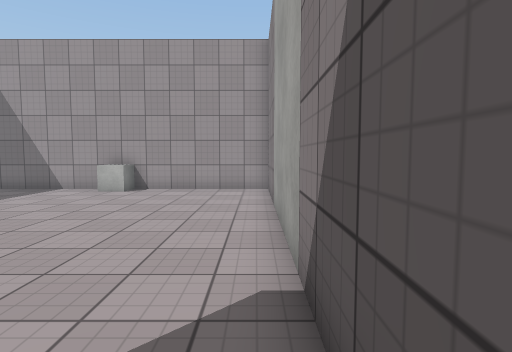
[1] (above)

15 first-person views from a walk through a 3-D level made in the Unity game engine. The camera is 1.4 m above the floor, tilts 4° down and sees 80° across. The floor is counted in squares, 1 m on a side. Each view is taken from the middle of a square. On the plan, view 1 faces up. The plan holds only what a view shows up to about 14 squares ahead; the rest is blank. The place goes on beyond the plan. The player character is not drawn. Some animated figures are not drawn. Surface patterns are stand-ins for the level's own textures.

[2]
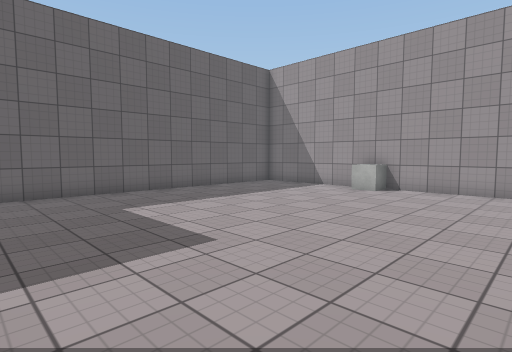

[3]
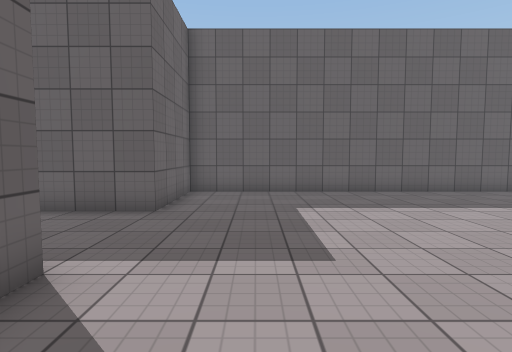

[4]
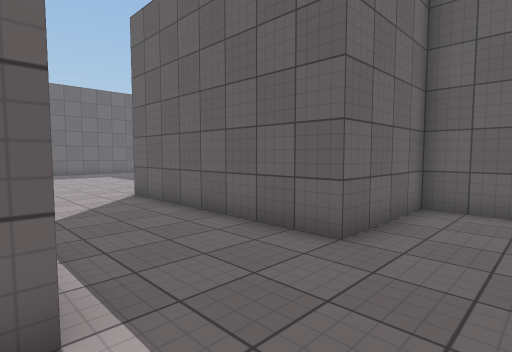

[5]
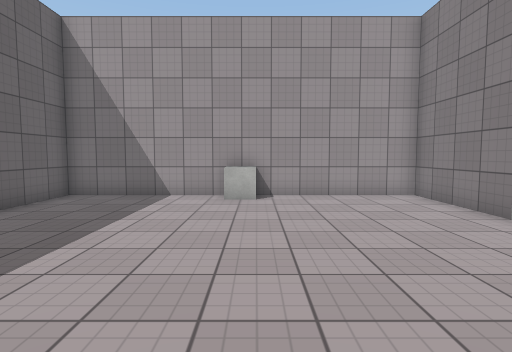

[6]
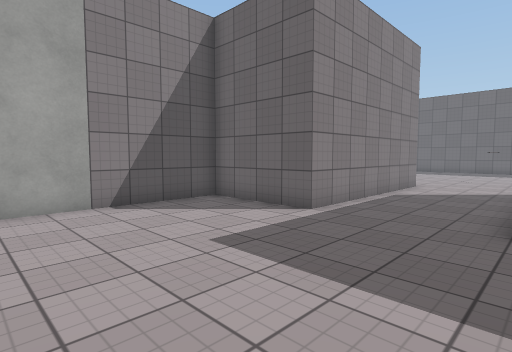

[7]
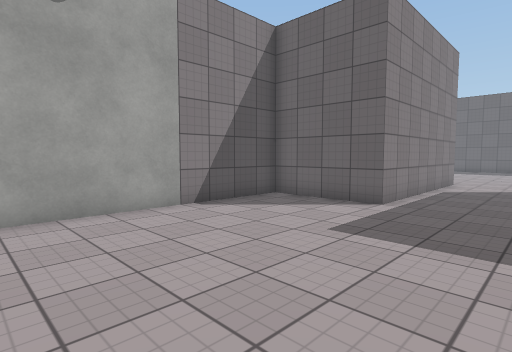

[8]
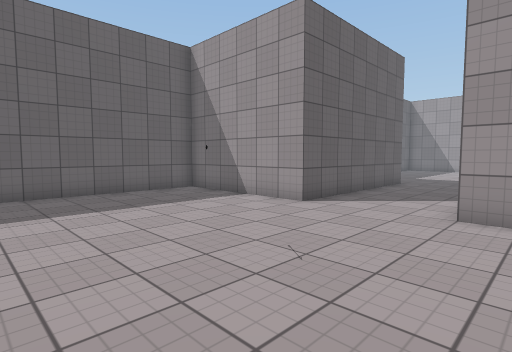

[9]
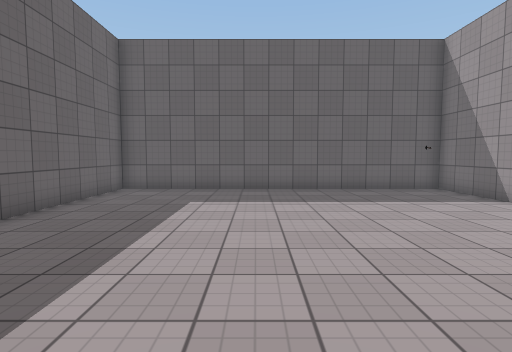

[10]
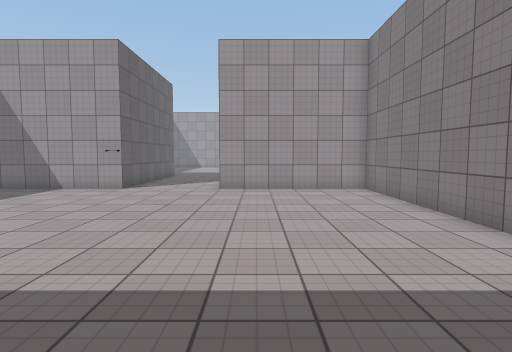

[11]
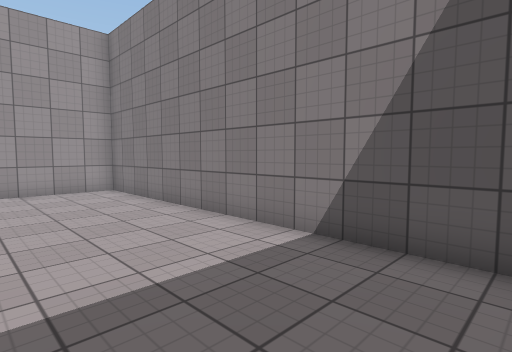

[12]
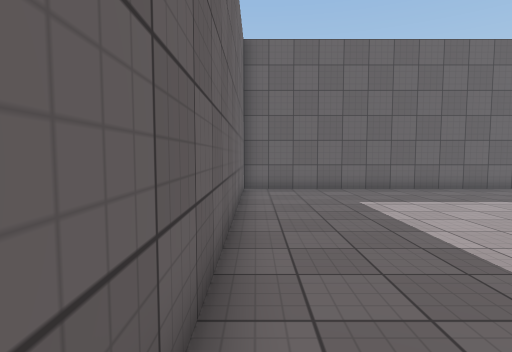

[13]
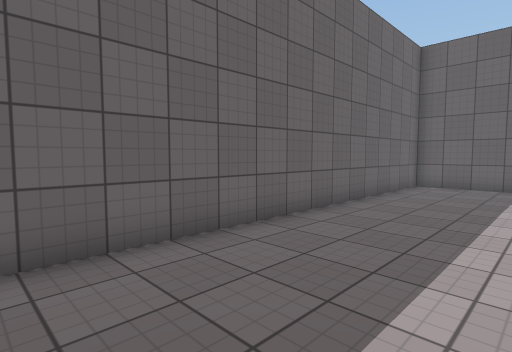

[14]
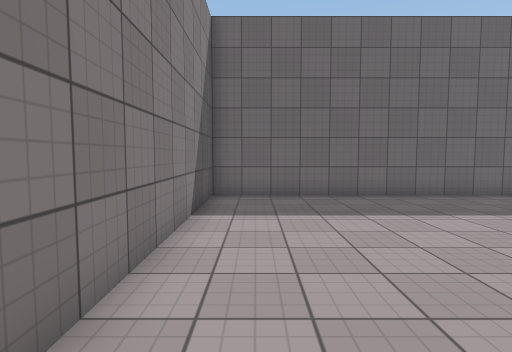

[15]
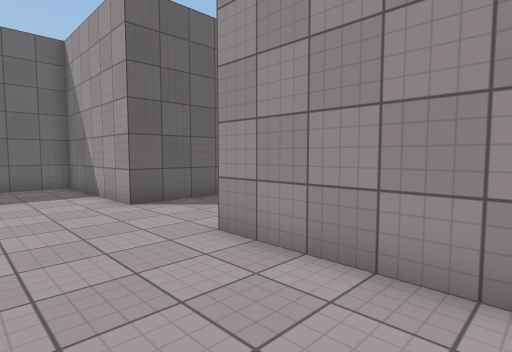

### Floor plan
Points are (right, up) in squares from view 1. A wall is a line through its corners. A room is listed if a view was taken in it or the views show most of it. See-through windows are left out.
Room 1 (views 1, 2, 3, 4, 5, 6, 7)
walls: (-3.5, -8.5) (-3.5, -0.5) (0.5, -0.5) (0.5, 12.5) (-11.5, 12.5) (-11.5, -0.5) (-7.5, -0.5) (-7.5, -8.5)
ways out: opening at (-5.5, -8.2) to room 2
objects: cube (-6, 12) to (-5, 12)
Room 2 (views 8, 9, 10, 11, 12, 13, 14, 15)
walls: (-7.5, -8.5) (-13.5, -8.5) (-13.5, -21.5) (2.5, -21.5) (2.5, -8.5) (-3.5, -8.5)
ways out: opening at (-5.5, -8.2) to room 1

Positions as (right, up) in squares from view 1, and headings:
1: (0, 0), facing up
2: (0, 0), facing up-left
3: (0, 2), facing left
4: (-3, 2), facing down-left
5: (-5, 2), facing up
6: (-8, 6), facing down-right
7: (-7, 8), facing down-right
8: (-2, -16), facing up-left
9: (-1, -16), facing left
10: (-2, -21), facing up
11: (-2, -21), facing up-right
12: (-1, -21), facing left
13: (1, -17), facing down-left
14: (1, -11), facing down
15: (1, -12), facing up-left
